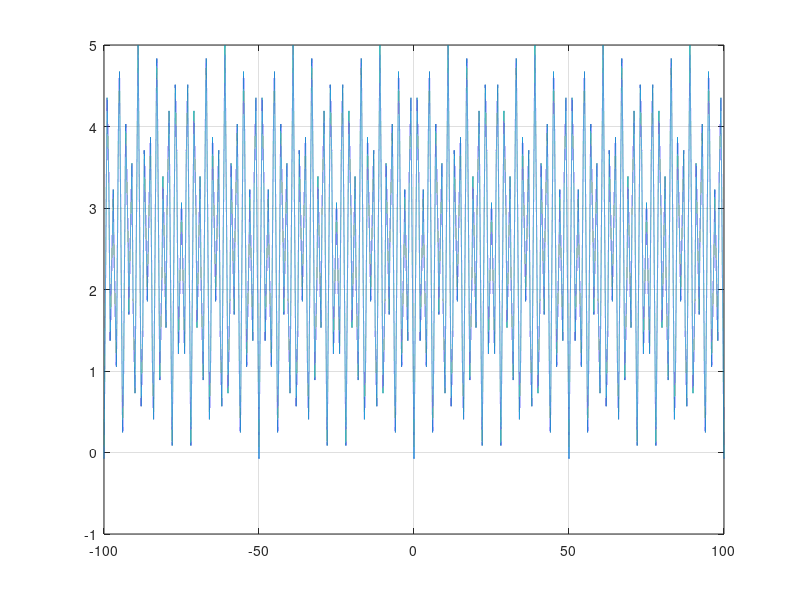

Write the MATLAB code that produced this figure.
clear; clc; 
a = 3/2;
t = -100:.0001:100;
x = asin(sin(pi.*t+a.*pi))+a+16/25.*asin(sin(16/25.*pi.*t-pi/2))+1;

plot(t,x)
grid on

